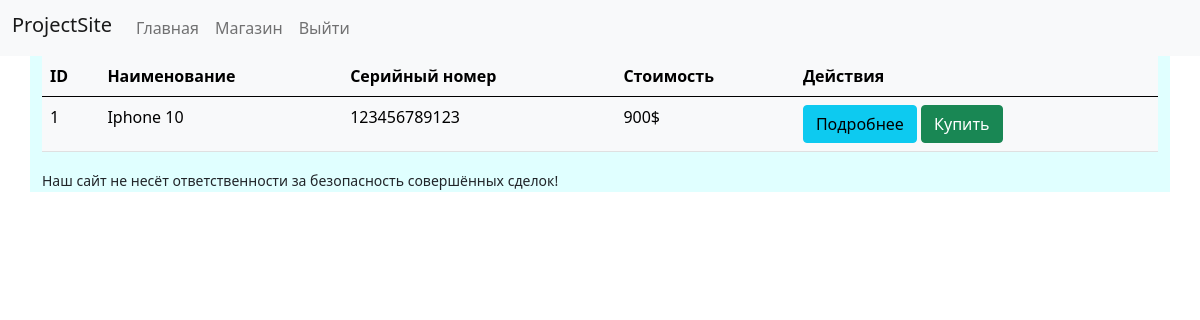
The app's page /market (signed in) with its own data.
### website/models.py (models this page shows, shortened)
class Item(db.Model):
    id = db.Column(db.Integer(), primary_key=True)
    name = db.Column(db.String(length=30), nullable=False, unique=True)
    price = db.Column(db.Integer(), nullable=False)
    barcode = db.Column(db.String(length=12), nullable=False, unique=True)
    description = db.Column(db.String(length=1024), nullable=False, unique=True)
    owner = db.Column(db.Integer(), db.ForeignKey('user.id'))

### website/routes.py (the view)
@routes.route("/market", methods=['GET', 'POST'])
@login_required
def market_page():
    items = Item.query.all()
    return render_template('market.html', user=current_user, items=items)

### website/__init__.py (called while the page is built)
def create_app():
    app = Flask(__name__)
    app.config['SECRET_KEY'] = 'd7a57350f65758fa2b5d3334'
    app.config['SQLALCHEMY_DATABASE_URI'] = f'sqlite:///{DB_NAME}'
    db.init_app(app)
    from .routes import routes
    from .routes_autho import auth
    app.register_blueprint(routes, url_prefix="/")
    app.register_blueprint(auth, url_prefix="/")
    from .models import User, Post, Comment
    create_database(app)
    login_manager = LoginManager()
    login_manager.login_view = "auth.login"
    login_manager.login_message = u"Пожалуйста, войдите"
    login_manager.init_app(app)
    @login_manager.user_loader
    def load_user(id):
        return User.query.get(int(id))
    return app

### website/templates/market.html (shortened to what this page needs)
{% extends 'base.html' %}
{% block content %}
<table class="table table-hover table-light">
    <thead>
        <tr>
            <th scope="col">ID</th>
            <th scope="col">Наименование</th>
            <th scope="col">Серийный номер</th>
            <th scope="col">Стоимость</th>
            <th scope="col">Действия</th>
        </tr>
    </thead>
    <tbody>
        {% for item in items %}
            <tr>
                <td>{{ item.id }}</td>
                <td>{{ item.name }}</td>
                <td>{{ item.barcode }}</td>
                <td>{{ item.price }}$</td>
                <td>
                    <button class="btn btn-outline btn-info">Подробнее</button>
                    <button class="btn btn-outline btn-success">Купить</button>
                </td>
            </tr>
        {% endfor %}
    </tbody>
</table>
<small>Наш сайт не несёт ответственности за безопасность совершённых сделок!</small>
{% endblock %}

### records on screen
Item: id "1", name "Iphone 10", barcode "123456789123", price "900"
